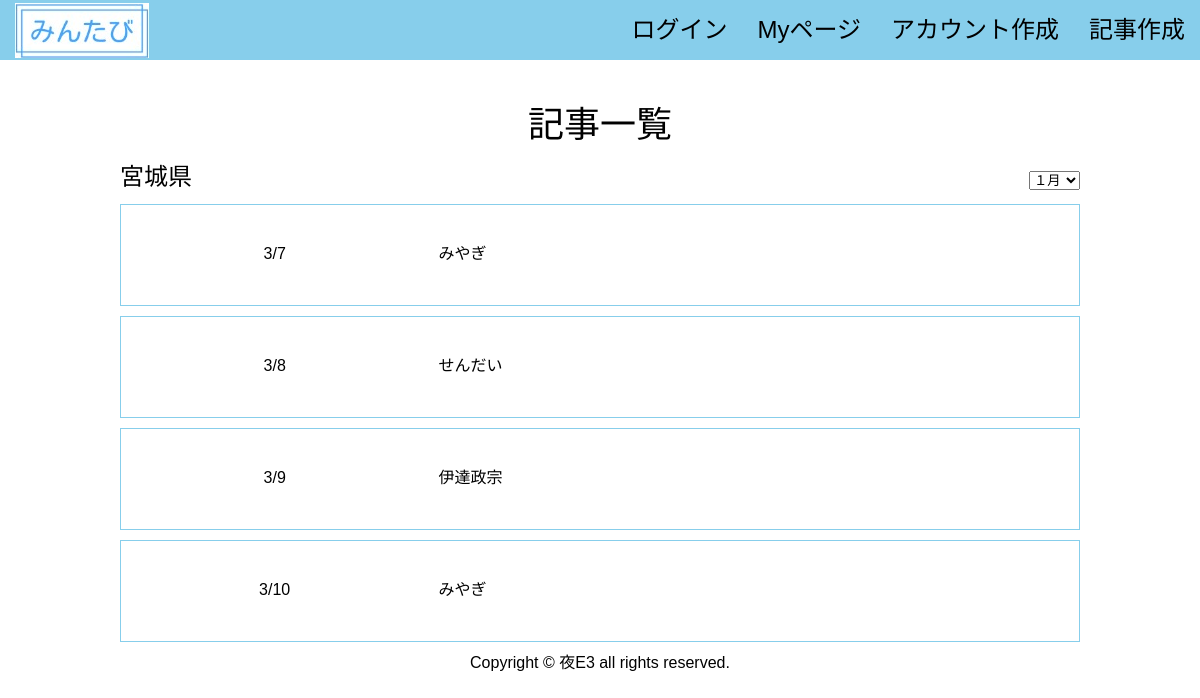
The app's page /thread/4 with its own data.
### tables this page shows
CREATE TABLE "Prefecture" (
	"No"	INTEGER,
	"area"	TEXT,
	PRIMARY KEY("No" AUTOINCREMENT)
);

CREATE TABLE "page" (
	"ID"	INTEGER,
	"userID"	INTEGER,
	"editPASS"	INTEGER,
	"title"	TEXT,
	"prefectures"	INTEGER,
	"month"	INTEGER,
	"date"	INTEGER,
	"flag"	INTEGER,
	"period"	TEXT,
	PRIMARY KEY("ID" AUTOINCREMENT)
);

### app.py (the view)
@app.route('/thread/<int:areaid>', methods=["GET"])
def thread(areaid):
    conn = sqlite3.connect('flaskapp.db')
    c = conn.cursor()
    c.execute("select area from Prefecture where No=?", (areaid,))
    area = c.fetchone()
    c.execute("select month, date, title from page where flag=0 and prefectures=?", (areaid,) )
    page = []
    for row in c.fetchall():
        page.append({"month": row[0], "date": row[1], "title": row[2]})
    c.close()
    print(area)
    print(page)
    return render_template('thread.html', page=page, area=area)

### templates/thread.html (shortened to what this page needs)
<!DOCTYPE html>
{% extends 'base.html' %}
{% block content %}
    <div class="title">記事一覧</div>
    <div class="thread_box">
      <div class="area"><p>{{area[0]}}</p></div>
      <div class="month">
        <form action="#" method="post">
          <select name="month">
            <option value="1">１月</option>
          </select>
        </form>
      </div>
    </div>
   {% for item in page %}
   <div class="box1">
     <div class="item1">{{item["month"]}}/{{item["date"]}}</div>
     <div class="item2">{{item["title"]}}</div>
   </div>
   {% endfor %}
{% endblock %}

### static/css/style.css (style rules this page uses)
html { overflow-y: scroll; }
body, h1, h2, h3, h4, h5, p, ul, ol, li, dl, dt, dd { margin: 0px; padding: 0px; }
body { background: #fff; text-align: center; font-size: 16px; line-height: 1.4; min-width: 100%; -webkit-text-size-adjust: 100%; }
body { font-family: "Noto Sans Japanese", "ヒラギノ角ゴ Pro W3", "Hiragino Kaku Gothic Pro", "ヒラギノ角ゴ ProN W3", "Hiragino Kaku Gothic ProN", "游ゴシック", YuGothic, "メイリオ", "Meiryo", "HGPｺﾞｼｯｸM", "Osaka", "ＭＳ Ｐゴシック", sans-serif, Century Gothic, Arial; }
.title { display: flex; justify-content: center; align-items: flex-end; font-size: 36px; height: 150px; }
.thread_box { display: flex; justify-content: space-between; font-size: 24px; margin: 10px 10%; }
.box1 { display: flex; justify-content: flex-start; align-items: center; height: 100px; border: 1px solid skyblue; margin: 10px 10%; }
.item1 { width: 10%; padding: 10px; margin: 10%; }
.item2 { padding: 10px; text-align: left; }

### records on screen
Prefecture: area "宮城県"
page: month "3", date "7", title "みやぎ"
page: month "3", date "8", title "せんだい"
page: month "3", date "9", title "伊達政宗"
page: month "3", date "10", title "みやぎ"
